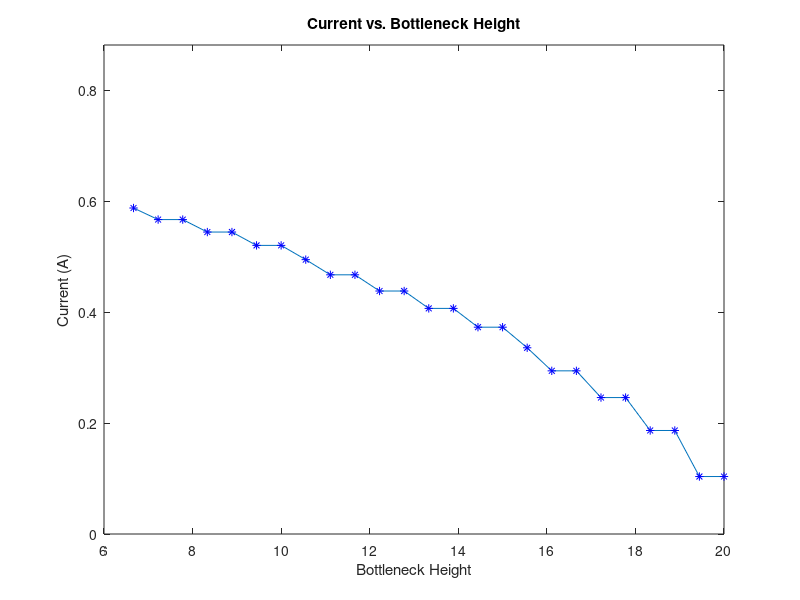

Write the MATLAB code that produced this figure.
close all;  
clear; %intialization

set(0,'DefaultFigureWindowStyle','docked');

save_plots = 1;
width_sim = 0;
height_sim = 1;

% Potential and Length and Width of the rectangular region
W = 2;
L = 3/2*W;
V0 = 1;

dx = 0.05;
dy = 0.05;

nx = L/dx;
ny = W/dy;

% Conductivities
sigma_inside = 0.01;
sigma_outside = 1;

% GV = 0 form
G = sparse(nx*ny);
cMap = zeros(nx, ny);
B = zeros(1, nx*ny);

% Define the limits of the boxes
left_side_positions = linspace(nx*0.5/6, nx*3/6);
for counter = 1:length(left_side_positions)
    right_side_positions(counter) = nx-left_side_positions(counter);
end

bottom_heights = linspace(ny*0.5/3, ny*1.5/3, 25);
for counter = 1:length(bottom_heights)
    top_heights(counter) = ny-bottom_heights(counter);
end

for counter = 1:length(bottom_heights)

    if width_sim
        boxes = [left_side_positions(counter) right_side_positions(counter) ny*1/3 ny*2/3];
    end
    
    if height_sim
        boxes = [nx*2/5 nx*3/5 bottom_heights(counter) top_heights(counter)]; 
    end

    for i=1:nx
        for j=1:ny
            if i > boxes(1) && i < boxes(2) & (j < boxes(3) || j > boxes(4))
                cMap(i, j) = sigma_inside;
            else
                cMap(i, j) = sigma_outside;
            end
        end
    end

    for x = 1:nx
        for y = 1:ny
            n = y + (x-1)*ny;
            nxp = y + (x+1-1)*ny;
            nxm = y + (x-1-1)*ny;
            nyp = y + 1 + (x-1)*ny;
            nym = y - 1 + (x-1)*ny;

            if x == 1
                G(n, n) = 1;
                B(n) = V0;

            elseif x == nx
                G(n, n) = 1;
                B(n) = 0;

            elseif y == 1
                G(n, nxp) = (cMap(x+1, y) + cMap(x,y))/2;
                G(n, nxm) = (cMap(x-1, y) + cMap(x,y))/2;
                G(n, nyp) = (cMap(x, y+1) + cMap(x,y))/2;            
                G(n, n) = -(G(n,nxp)+G(n,nxm)+G(n,nyp));

            elseif y == ny
                G(n, nxp) = (cMap(x+1, y) + cMap(x,y))/2;
                G(n, nxm) = (cMap(x-1, y) + cMap(x,y))/2;
                G(n, nym) = (cMap(x, y-1) + cMap(x,y))/2;
                G(n, n) = -(G(n,nxp)+G(n,nxm)+G(n,nym));

            else
                G(n, nxp) = (cMap(x+1, y) + cMap(x,y))/2;
                G(n, nxm) = (cMap(x-1, y) + cMap(x,y))/2;
                G(n, nyp) = (cMap(x, y+1) + cMap(x,y))/2;
                G(n, nym) = (cMap(x, y-1) + cMap(x,y))/2;
                G(n, n) = -(G(n,nxp)+G(n,nxm)+G(n,nyp)+G(n,nym));
            end
        end
    end

    % Get the solution of the voltage
    V = G\B';

    VMap = zeros(ny, nx);
    for i = 1:nx
        for j = 1:ny
            n = j + (i-1)*ny;
            VMap(j,i) = V(n);
        end
    end

    % Show plot of the electric field
    [Ex, Ey] = gradient(VMap);
    Jx = -cMap'.*Ex;
    Jy = -cMap'.*Ey;

    Ex = -Ex;
    Ey = -Ey;

    eFlowx = cMap .* Ex';
    eFlowy = cMap .* Ey';

    C0 = sum(eFlowx(1,:));
    Cnx = sum(eFlowx(nx, :));
    
    Curr(counter) = (C0 + Cnx) * 0.5;
    width(counter) = boxes(2) - boxes(1);
    height(counter) = boxes(3);

end

if width_sim
    figure('name', 'Current vs. Bottleneck Width');
    plot(width, Curr)
    hold on
        plot(width, Curr, 'b*');
    hold off
    xlabel('Bottleneck Width');
    ylabel('Current (A)');
    title('Current vs. Bottleneck Width');
    ylim([0 1.5*max(Curr)])

    if save_plots
        FN2 = 'Question 2c - Width Plot';   
        print(gcf, '-dpng', '-r600', FN2);  %Save graph in PNG
    end
end

if height_sim
    figure('name', 'Current vs. Bottleneck Height');
    plot(height, Curr);
    hold on
        plot(height, Curr, 'b*');
    hold off
    xlabel('Bottleneck Height');
    ylabel('Current (A)');
    title('Current vs. Bottleneck Height');
    ylim([0 1.5*max(Curr)])

    if save_plots
        FN2 = 'Question 2c - Height Plot';   
        print(gcf, '-dpng', '-r600', FN2);  %Save graph in PNG
    end
end

